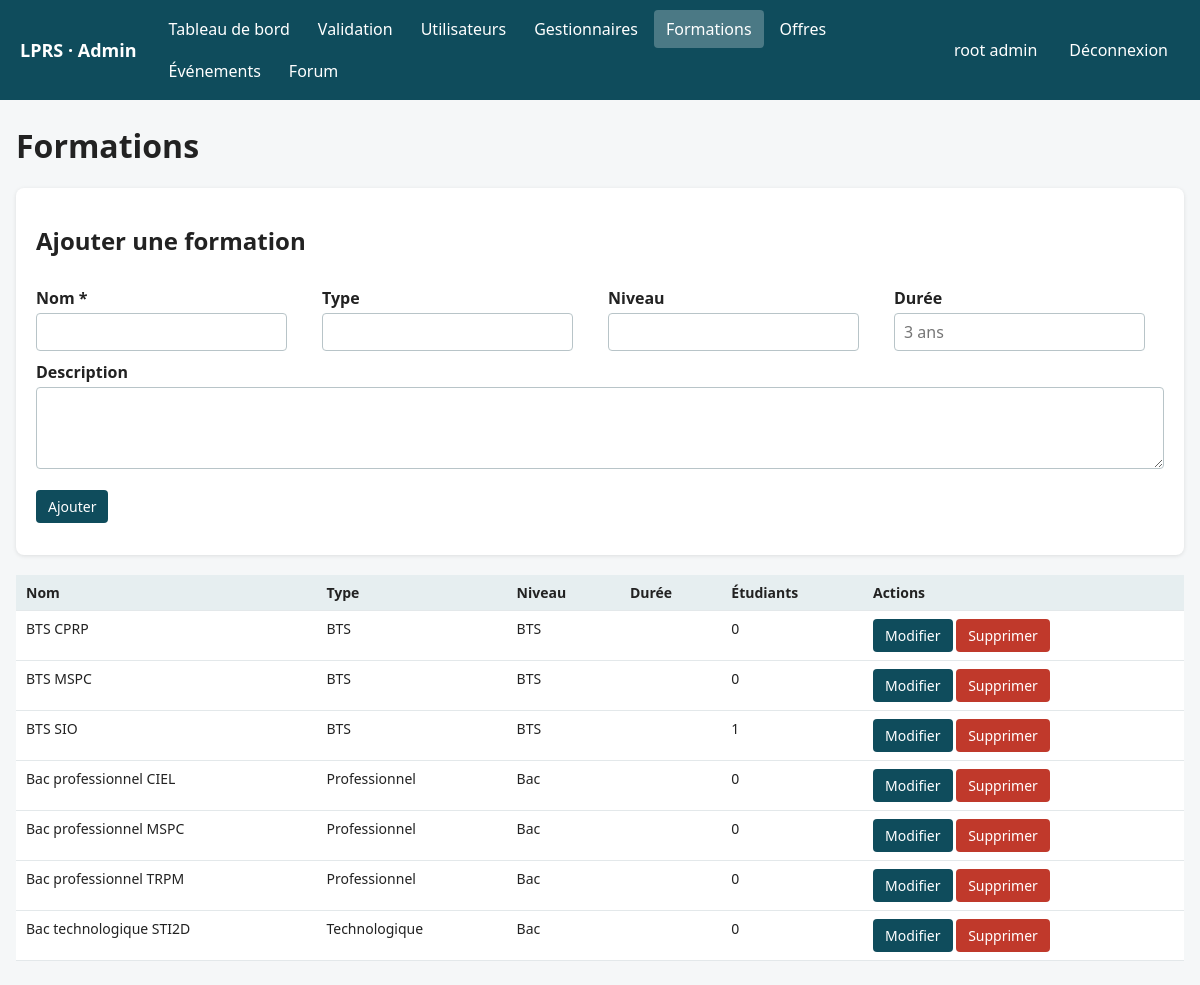
Page /src/admin/formations.php (signed in) on the committed database.
### tables this page shows
CREATE TABLE IF NOT EXISTS `utilisateur` (
  `id_utilisateur` int NOT NULL AUTO_INCREMENT,
  `nom` varchar(100) NOT NULL,
  `prenom` varchar(100) NOT NULL,
  `email` varchar(150) NOT NULL,
  `mot_de_passe` varchar(255) NOT NULL,
  `type_profil` varchar(30) NOT NULL,
  `statut_validation` varchar(30) DEFAULT 'En attente',
  PRIMARY KEY (`id_utilisateur`),
  UNIQUE KEY `email` (`email`)
);

CREATE TABLE IF NOT EXISTS `formation` (
  `id_formation` int NOT NULL AUTO_INCREMENT,
  `nom_formation` varchar(100) NOT NULL,
  `niveau` varchar(50) DEFAULT NULL,
  `duree` varchar(50) DEFAULT NULL,
  `description` text,
  `type_formation` varchar(50) DEFAULT NULL,
  PRIMARY KEY (`id_formation`)
);

### src/admin/outils.php (called while the page is built, shortened)
<?php
function e($texte)
{
    return htmlspecialchars((string)$texte, ENT_QUOTES, 'UTF-8');
}

### src/admin/garde_admin.php (called while the page is built, shortened)
<?php
require_once __DIR__ . '/outils.php';
$bdd = (new Bdd())->getConnexionBdd();
$requete = $bdd->prepare(
    "SELECT id_utilisateur, nom, prenom
     FROM utilisateur
     WHERE id_utilisateur = :id
       AND type_profil = 'gestionnaire'
       AND statut_validation = 'Validé'"
);
$requete->execute(['id' => $_SESSION['user_id']]);
$adminConnecte = $requete->fetch(PDO::FETCH_ASSOC);

### src/admin/formations.php (the view, shortened to what this page needs)
<?php
require_once __DIR__ . '/garde_admin.php';
$edition = null;
$formations = $bdd->query(
    'SELECT f.*, (SELECT COUNT(*) FROM etudiant e WHERE e.id_formation = f.id_formation) AS nb_etudiants
     FROM formation f ORDER BY f.type_formation, f.nom_formation'
)->fetchAll(PDO::FETCH_ASSOC);
$titrePage = 'Formations';
require __DIR__ . '/entete.php';
?>
<div class="carte">
    <h2><?= $edition ? 'Modifier la formation' : 'Ajouter une formation' ?></h2>
    <form method="post">
        <div class="grille-form">
            <div><label>Nom *</label><input name="nom_formation" required maxlength="100" value="<?= e($edition['nom_formation'] ?? '') ?>"></div>
            <div><label>Type</label>
                <input name="type_formation" list="types" maxlength="50" value="<?= e($edition['type_formation'] ?? '') ?>">
            </div>
            <div><label>Niveau</label><input name="niveau" maxlength="50" value="<?= e($edition['niveau'] ?? '') ?>"></div>
            <div><label>Durée</label><input name="duree" maxlength="50" placeholder="3 ans" value="<?= e($edition['duree'] ?? '') ?>"></div>
        </div>
        <label>Description</label>
        <textarea name="description" rows="3"><?= e($edition['description'] ?? '') ?></textarea>
        <p>
            <button type="submit"><?= $edition ? 'Enregistrer' : 'Ajouter' ?></button>
        </p>
    </form>
</div>
<div class="defilement">
    <table>
        <tr><th>Nom</th><th>Type</th><th>Niveau</th><th>Durée</th><th>Étudiants</th><th>Actions</th></tr>
        <?php foreach ($formations as $f): ?>
            <tr>
                <td><?= e($f['nom_formation']) ?></td>
                <td><?= e($f['type_formation']) ?></td>
                <td><?= e($f['niveau']) ?></td>
                <td><?= e($f['duree']) ?></td>
                <td><?= (int)$f['nb_etudiants'] ?></td>
                <td>
                    <a class="bouton" href="formations.php?edit=<?= (int)$f['id_formation'] ?>">Modifier</a>
                    <form method="post" class="en-ligne" onsubmit="return confirm('Supprimer cette formation ?');">
                        <button class="rouge" name="action" value="supprimer">Supprimer</button>
                    </form>
                </td>
            </tr>
        <?php endforeach; ?>
    </table>
</div>
<?php require __DIR__ . '/pied.php'; ?>

### src/admin/entete.php (shortened to what this page needs)
<?php
$pageCourante = basename($_SERVER['SCRIPT_NAME']);
$menu = [
    'dashboard.php'     => 'Tableau de bord',
    'validation.php'    => 'Validation',
    'utilisateurs.php'  => 'Utilisateurs',
    'gestionnaires.php' => 'Gestionnaires',
    'formations.php'    => 'Formations',
    'offres.php'        => 'Offres',
    'evenements.php'    => 'Événements',
    'forum.php'         => 'Forum',
];
?>
<!DOCTYPE html>
<html lang="fr">
<head>
</head>
<body>
<header>
    <span class="logo">LPRS · Admin</span>
    <nav>
        <?php foreach ($menu as $fichier => $libelle): ?>
            <a href="<?= e($fichier) ?>" class="<?= $pageCourante === $fichier ? 'actif' : '' ?>">
                <?= e($libelle) ?>
            </a>
        <?php endforeach; ?>
    </nav>
    <span><?= e($adminConnecte['prenom'] . ' ' . $adminConnecte['nom']) ?></span>
    <a class="quitter" href="../traitement/Logout.php">Déconnexion</a>
</header>
<main>
    <h1><?= e($titrePage ?? 'Administration') ?></h1>

### src/admin/entete.php (style rules this page uses)
body { margin: 0; font-family: system-ui, sans-serif; background: #f5f7f8; color: #222; }
header { background: #0f4c5c; color: #fff; display: flex; flex-wrap: wrap; align-items: center; gap: 8px 20px; padding: 10px 20px; }
header .logo { font-weight: bold; font-size: 18px; }
header nav { display: flex; flex-wrap: wrap; gap: 4px; flex: 1; }
header nav a, header .quitter { color: #fff; text-decoration: none; padding: 8px 12px; border-radius: 4px; }
header nav a.actif { background: rgba(255,255,255,.25); }
main { max-width: 1200px; margin: 24px auto; padding: 0 16px; }
h1 { margin-top: 0; }
.carte { background: #fff; border-radius: 8px; padding: 16px 20px; box-shadow: 0 1px 4px rgba(0,0,0,.1); margin-bottom: 20px; }
.defilement { overflow-x: auto; }
table { width: 100%; border-collapse: collapse; background: #fff; }
th, td { text-align: left; padding: 8px 10px; border-bottom: 1px solid #e3e8ea; vertical-align: top; font-size: 14px; }
th { background: #e6eef0; }
form.en-ligne { display: inline; }
input, select, textarea { padding: 7px 9px; border: 1px solid #b8c4c8; border-radius: 4px; font: inherit; box-sizing: border-box; }
textarea { width: 100%; }
label { display: block; margin: 10px 0 4px; font-weight: 600; }
button, .bouton { padding: 7px 12px; border: none; border-radius: 4px; cursor: pointer; background: #0f4c5c; color: #fff; text-decoration: none; font: inherit; font-size: 14px; display: inline-block; }
button.rouge { background: #c0392b; }
.grille-form { display: grid; grid-template-columns: repeat(auto-fit, minmax(220px, 1fr)); gap: 0 16px; }

### rows in the picture
utilisateur: prenom+nom "root admin"
formation: nom_formation "BTS CPRP", type_formation "BTS", niveau "BTS", nb_etudiants "0"
formation: nom_formation "BTS MSPC", type_formation "BTS", niveau "BTS", nb_etudiants "0"
formation: nom_formation "BTS SIO", type_formation "BTS", niveau "BTS", nb_etudiants "1"
formation: nom_formation "Bac professionnel CIEL", type_formation "Professionnel", niveau "Bac", nb_etudiants "0"
formation: nom_formation "Bac professionnel MSPC", type_formation "Professionnel", niveau "Bac", nb_etudiants "0"
formation: nom_formation "Bac professionnel TRPM", type_formation "Professionnel", niveau "Bac", nb_etudiants "0"
formation: nom_formation "Bac technologique STI2D", type_formation "Technologique", niveau "Bac", nb_etudiants "0"

### other values in the picture
$libelle "Tableau de bord"
$libelle "Validation"
$libelle "Utilisateurs"
$libelle "Gestionnaires"
$libelle "Formations"
$libelle "Offres"
$libelle "Événements"
$libelle "Forum"
$titrePage "Formations"
